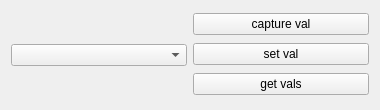
<?xml version="1.0" encoding="UTF-8"?>
<ui version="4.0">
 <class>Widget</class>
 <widget class="QWidget" name="Widget">
  <property name="geometry">
   <rect>
    <x>0</x>
    <y>0</y>
    <width>380</width>
    <height>110</height>
   </rect>
  </property>
  <property name="windowTitle">
   <string>Widget</string>
  </property>
  <layout class="QHBoxLayout" name="horizontalLayout">
   <item>
    <layout class="QVBoxLayout" name="verticalLayout_2">
     <item>
      <spacer name="verticalSpacer_2">
       <property name="orientation">
        <enum>Qt::Vertical</enum>
       </property>
       <property name="sizeHint" stdset="0">
        <size>
         <width>20</width>
         <height>40</height>
        </size>
       </property>
      </spacer>
     </item>
     <item>
      <widget class="QComboBox" name="combo"/>
     </item>
     <item>
      <spacer name="verticalSpacer">
       <property name="orientation">
        <enum>Qt::Vertical</enum>
       </property>
       <property name="sizeHint" stdset="0">
        <size>
         <width>20</width>
         <height>40</height>
        </size>
       </property>
      </spacer>
     </item>
    </layout>
   </item>
   <item>
    <layout class="QVBoxLayout" name="verticalLayout">
     <item>
      <widget class="QPushButton" name="captureval">
       <property name="text">
        <string>capture val</string>
       </property>
      </widget>
     </item>
     <item>
      <widget class="QPushButton" name="setval">
       <property name="text">
        <string>set val</string>
       </property>
      </widget>
     </item>
     <item>
      <widget class="QPushButton" name="getval">
       <property name="text">
        <string>get vals</string>
       </property>
      </widget>
     </item>
    </layout>
   </item>
  </layout>
 </widget>
 <layoutdefault spacing="6" margin="11"/>
 <resources/>
 <connections/>
</ui>
